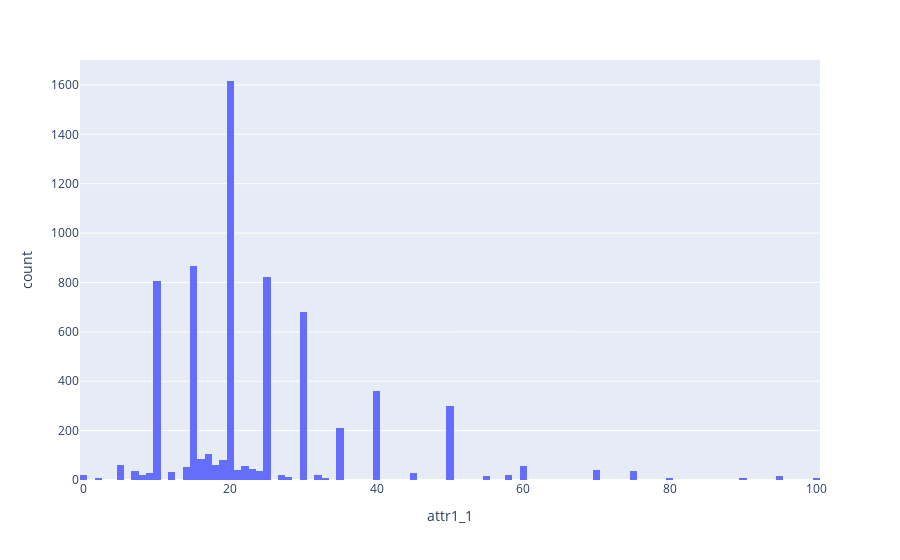

Write notebook code for a chart like this one.
### Code cell
fig = px.histogram(df, x="attr1_1")
fig.show()

### Figure 1 — Plotly figure (JSON) as saved in the notebook; plotly's stock layout.template omitted (floating-point values rounded to 4 significant figures; data arrays with more than 128 entries replaced by an {"elided": "..."} marker saying what was removed)
{"data": [{"alignmentgroup": "True", "bingroup": "x", "hovertemplate": "attr1_1=%{x}<br>count=%{y}<extra></extra>", "legendgroup": "", "marker": {"color": "#636efa", "pattern": {"shape": ""}}, "name": "", "offsetgroup": "", "orientation": "v", "showlegend": false, "type": "histogram", "x": {"elided": "6816 float values"}, "xaxis": "x", "yaxis": "y"}], "layout": {"barmode": "relative", "legend": {"tracegroupgap": 0}, "margin": {"t": 60}, "xaxis": {"anchor": "y", "domain": [0, 1], "title": {"text": "attr1_1"}}, "yaxis": {"anchor": "x", "domain": [0, 1], "title": {"text": "count"}}}}
